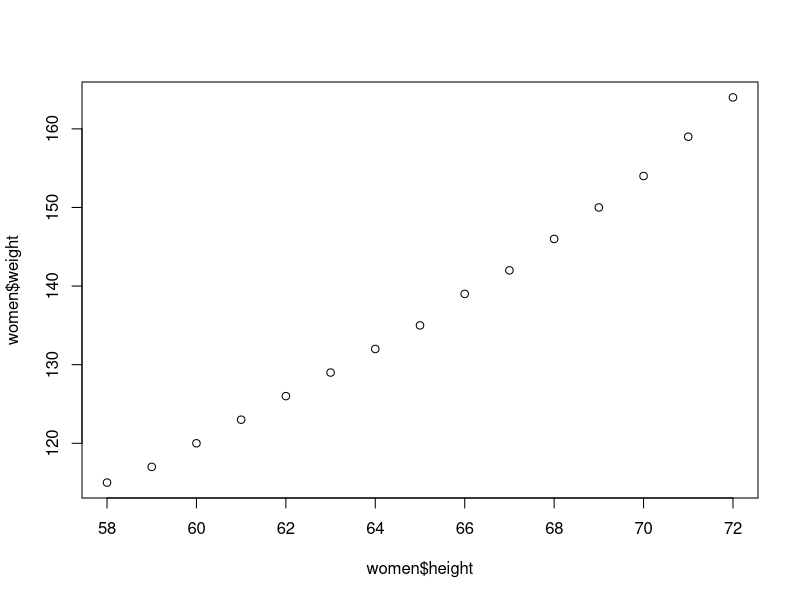
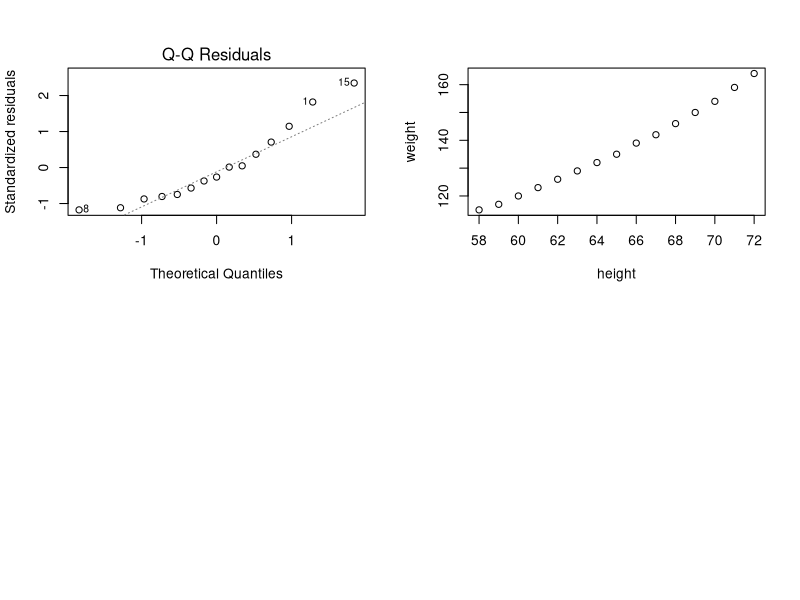

Here is the R script that generated these plots, in order: (Note: this script raises an error after producing the figures.)
# Simple Linear Regression : Built in Data Set Women
# Check for assumptions of Regression in the data Set
women
?women
str(women)
fit = lm(weight ~ height, data=women)
?plot
#Initial Checks
cor(women$height, women$weight)
#there is Strong and Positive Relationship between height and weight
plot(women$height, women$weight)
par(mfrow=c(2,2))
plot(fit, which=2)
plot(women)

str(women)
head(women)
women[,2]
fitted(fit)
cbind(women, fitted(fit), predicted=3.45 * women$height - 87)
cbind(women, fitted(fit), residue=fitted(fit)-women$weight, resid(fit))
y = 3.4 * height - 87
plot(residuals(fit))
hist(women$height, breaks=4)
hist(residuals(fit))

hist(residuals(fit), freq=F)
lines(density(residuals(fit)))

#Prediction
ndata = data.frame(height=52.5)
predict(fit, newdata=ndata, type='response')


#Assumptions Regression
#Linearity----
#Linearity of the data. The relationship between the predictor (x) and the outcome (y) is assumed to be linear.
# component + residual plot 
plot(women$height, fitted(fit))
plot(residuals(fit) ~ fitted(fit))
plot(fit, which=1)
#residuals should be randomly distributed and not increase or decrease 


#Normality----
#Normality of residuals. The residual errors are assumed to be normally distributed.
plot(density(resid(fit)))
plot(fit, which=2)

#Homoscedasticity----
#Homogeneity of residuals variance. The residuals are assumed to have a constant variance (homoscedasticity - opposite of heteroscedasticity)
plot(fit, which=3)
#No funnel shape, random distribution of residuals
plot(fit, which=4)

#Auto-Correlation----
#Independence of residuals error terms. (Not dependent on previous values)
car::durbinWatsonTest(fit)
#pvalue < 0; Ho that there is no correlation (r2=0) is accepted

#Outliers
plot(fit, which=4)
#potential outliers are highlighted 1, 14, 15 row
women[c(1,14,15),]

#Lets remove these values and then find R2
fit2 = lm(weight ~ height, data=women[-c(1,14,15),])
summary(fit2)
(summary(fit))$r.squared
(summary(fit2))$r.squared
AIC(fit, fit2) #lower value of AIC is better


#Potential Problems
#Non-linearity of the outcome - predictor relationships
#Heteroscedasticity: Non-constant variance of error terms.
#Auto Collinearity, Multi-collinearity
#Presence of influential values in the data that can be:
#Outliers: extreme values in the outcome (y) variable
#High-leverage points: extreme values in the predictors (x) variable

#All these assumptions and potential problems can be checked by producing some diagnostic plots visualizing the residual errors.

plot(fit1)